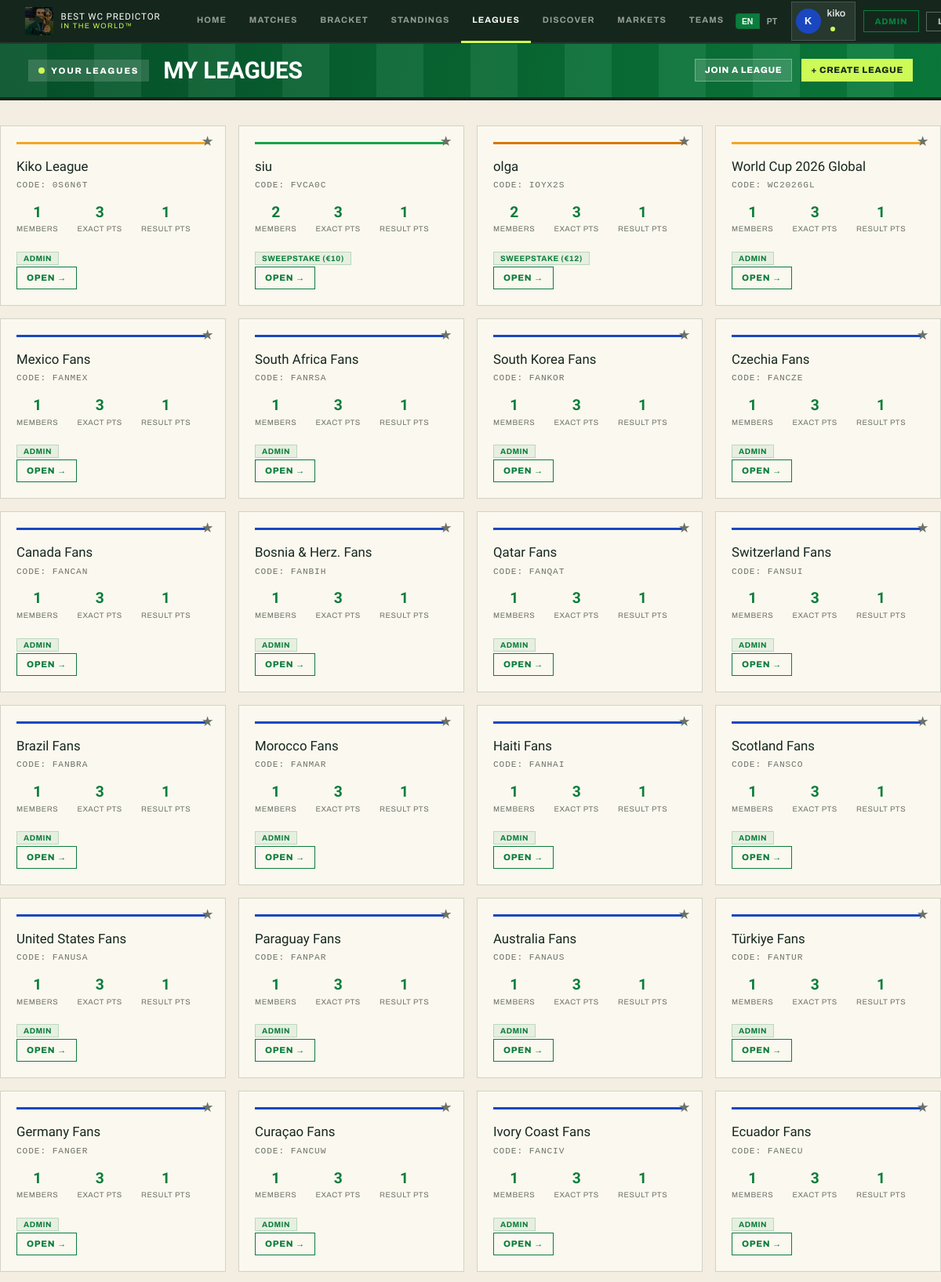
Page /leagues (signed in, upper part) on the committed database.
### app/models.py (models this page shows)
class User(Base):
    __tablename__ = "users"
    id = Column(Integer, primary_key=True, index=True)
    username = Column(String(50), unique=True, nullable=False, index=True)
    email = Column(String(100), unique=True, nullable=False, index=True)
    password_hash = Column(String(200), nullable=False)
    is_superadmin = Column(Boolean, default=False)
    display_name = Column(String(50), nullable=True)
    bio = Column(String(120), nullable=True)
    credits = Column(Float, default=10.0)
    avatar_color = Column(String(10), default="#1a47c0")
    avatar_icon = Column(String(6), default="★")
    avatar_img_url = Column(String(200), nullable=True)
    profile_bg = Column(String(100), nullable=True)     # CSS gradient/color for whole-app background
    profile_banner_url = Column(String(200), nullable=True)  # banner image on profile page
    favorite_team_id = Column(Integer, ForeignKey("teams.id"), nullable=True)
    created_at = Column(DateTime, default=datetime.utcnow)
    memberships = relationship("LeagueMember", back_populates="user", cascade="all, delete-orphan")
    predictions = relationship("Prediction", back_populates="user", cascade="all, delete-orphan")
    sweepstake_assignments = relationship("SweepstakeAssignment", back_populates="user")
    tournament_picks = relationship("TournamentPick", back_populates="user", cascade="all, delete-orphan")
    favorite_team = relationship("Team", foreign_keys=[favorite_team_id])

class League(Base):
    __tablename__ = "leagues"
    id = Column(Integer, primary_key=True, index=True)
    name = Column(String(100), nullable=False)
    invite_code = Column(String(8), unique=True, nullable=False, index=True)
    admin_id = Column(Integer, ForeignKey("users.id"), nullable=False)
    description = Column(String(200), nullable=True)
    accent_color = Column(String(10), default="#1a47c0")
    badge_emoji = Column(String(6), default="★")
    banner_url = Column(String(200), nullable=True)
    points_exact_score = Column(Integer, default=3)
    points_correct_result = Column(Integer, default=1)
    points_bracket_winner = Column(Integer, default=10)
    points_bracket_finalist = Column(Integer, default=5)
    points_bracket_semi = Column(Integer, default=2)
    points_bracket_quarter = Column(Integer, default=1)
    logo_url = Column(String(200), nullable=True)
    is_public = Column(Boolean, default=False)             # joinable without invite code
    category = Column(String(20), default="general")       # general / country / global
    sweepstake_enabled = Column(Boolean, default=False)
    sweepstake_buy_in = Column(Float, default=10.0)
    sweepstake_teams_per_person = Column(Integer, default=1)
    sweepstake_drawn = Column(Boolean, default=False)
    created_at = Column(DateTime, default=datetime.utcnow)
    admin = relationship("User", foreign_keys=[admin_id])
    members = relationship("LeagueMember", back_populates="league", cascade="all, delete-orphan")
    predictions = relationship("Prediction", back_populates="league", cascade="all, delete-orphan")
    sweepstake_assignments = relationship("SweepstakeAssignment", back_populates="league", cascade="all, delete-orphan")
    tournament_picks = relationship("TournamentPick", back_populates="league", cascade="all, delete-orphan")

### app/routers/leagues.py (the view)
@router.get("")
async def leagues_list(request: Request, db: Session = Depends(get_db)):
    user = auth.get_current_user(request, db)
    if not user:
        return RedirectResponse("/login", status_code=303)
    memberships = db.query(models.LeagueMember).filter(models.LeagueMember.user_id == user.id).all()
    fav_ids = {m.league_id for m in memberships if m.is_favourite}
    all_leagues = [m.league for m in memberships]
    fav_leagues = [l for l in all_leagues if l.id in fav_ids]
    other_leagues = [l for l in all_leagues if l.id not in fav_ids]
    return templates.TemplateResponse(
        "leagues/list.html", {
            "request": request, "user": user,
            "leagues": all_leagues,
            "fav_leagues": fav_leagues,
            "other_leagues": other_leagues,
            "fav_ids": fav_ids,
        }
    )

### app/templates/leagues/list.html (shortened to what this page needs)
{% extends "base.html" %}
{% block content %}
{% set _lang = request.cookies.get('lang', user.language if user and user.language else 'en') %}
<div class="pg-band">
  <span class="pg-live"><span class="dot"></span>Your leagues</span>
  <h1>{{ t('league.my_leagues', _lang) }}</h1>
  <div class="pg-band-pts">
    <div style="display:flex;gap:.75rem;z-index:1;position:relative">
      <a href="/leagues/join" class="btn btn-secondary btn-sm" style="background:rgba(255,255,255,.15);border-color:rgba(255,255,255,.3);color:#fff">{{ t('league.join', _lang) }}</a>
      <a href="/leagues/create" class="btn btn-sm" style="background:var(--pg-lime);color:var(--pg-ink)">+ {{ t('league.create', _lang) }}</a>
    </div>
  </div>
</div>
<div class="container page-content">
  {% macro league_card(league) %}
  <div class="league-card" style="position:relative">
    <button class="fav-btn" data-id="{{ league.id }}" data-fav="{{ '1' if league.id in fav_ids else '0' }}"
      style="position:absolute;top:.6rem;right:.6rem;background:none;border:none;cursor:pointer;
             font-size:1.1rem;line-height:1;color:{% if league.id in fav_ids %}var(--gold){% else %}var(--pg-muted){% endif %};
             padding:.15rem .3rem;z-index:2" title="Toggle favourite">&#9733;</button>
    <a href="/leagues/{{ league.id }}" style="text-decoration:none;display:block">
      {% if league.banner_url %}
      <div style="margin:-1.25rem -1.25rem .9rem;border-radius:var(--radius-lg) var(--radius-lg) 0 0;overflow:hidden;height:80px;position:relative">
        <img src="{{ league.banner_url }}" alt="{{ league.name }}" style="width:100%;height:100%;object-fit:cover;display:block">
        {% if league.logo_url %}
        <img src="{{ league.logo_url }}" style="position:absolute;bottom:-16px;left:1rem;width:36px;height:36px;border-radius:8px;object-fit:cover;border:2px solid var(--bg-1)" alt="">
        {% endif %}
      </div>
      {% else %}
      <div class="league-card-accent" style="background:{{ league.accent_color }}"></div>
      {% endif %}
      <div class="league-name" style="display:flex;align-items:center;gap:.5rem;padding-right:1.5rem">
        {{ league.name }}
      </div>
      <div class="league-code font-mono">CODE: {{ league.invite_code }}</div>
      <div class="league-stats mt-3">
        <div class="league-stat">
          <div class="league-stat-val">{{ league.members | length }}</div>
          <div class="league-stat-lbl">{{ t('league.stat_members', _lang) }}</div>
        </div>
        <div class="league-stat">
          <div class="league-stat-val">{{ league.points_exact_score }}</div>
          <div class="league-stat-lbl">{{ t('league.exact_pts_lbl', _lang) }}</div>
        </div>
        <div class="league-stat">
          <div class="league-stat-val">{{ league.points_correct_result }}</div>
          <div class="league-stat-lbl">{{ t('league.result_pts_lbl', _lang) }}</div>
        </div>
      </div>
      <div class="league-tags">
        {% if league.sweepstake_enabled %}
        <span class="tag tag-gold">Sweepstake (€{{ "%.0f"|format(league.sweepstake_buy_in) }})</span>
        {% endif %}
        {% if league.admin_id == user.id %}
        <span class="tag tag-green">Admin</span>
        {% endif %}
      </div>
      <span class="btn btn-outline btn-sm">{{ t('league.open', _lang) }}</span>
    </a>
  </div>
  {% endmacro %}
  {% if leagues %}
  {% if other_leagues %}
  <div class="league-grid">
    {% for league in other_leagues %}{{ league_card(league) }}{% endfor %}
  </div>
  {% endif %}
  {% endif %}
</div>
{% endblock %}

### app/templates/base.html (shortened to what this page needs)
<!DOCTYPE html>
<html lang="en">
<head>
  <link rel="stylesheet" href="/static/css/style.css">
</head>
<body>
{% set _lang = request.cookies.get('lang', user.language if user and user.language else 'en') %}
  <nav class="navbar">
    <a href="/" class="navbar-brand">
      <div class="brand-icon" style="overflow:hidden;padding:0;background:none;border:none;position:relative;cursor:pointer"
           id="logoBtn" title="Play / Pause">
        <img src="/static/img/logo.jpg" alt="Logo" style="width:36px;height:36px;object-fit:cover;display:block;">
        <div id="playIcon" style="position:absolute;inset:0;display:flex;align-items:center;justify-content:center;background:rgba(0,0,0,.45);font-size:.9rem;transition:opacity .15s">▶</div>
      </div>
      <div class="brand-text">
        <div class="brand-title">Best WC Predictor</div>
        <div class="brand-year">In The World™</div>
      </div>
    </a>
    <div class="nav-links">
      <a href="/" class="nav-link {% if request.url.path == '/' %}active{% endif %}">{{ t('nav.home', _lang) }}</a>
      <a href="/fixtures" class="nav-link {% if '/fixtures' in request.url.path %}active{% endif %}">{{ t('nav.matches', _lang) }}</a>
      <a href="/knockout" class="nav-link {% if '/knockout' in request.url.path %}active{% endif %}">{{ t('nav.bracket', _lang) }}</a>
      <a href="/standings" class="nav-link {% if '/standings' in request.url.path %}active{% endif %}">{{ t('nav.standings', _lang) }}</a>
      <a href="/leagues" class="nav-link {% if '/leagues' in request.url.path and '/leagues/' not in request.url.path and '/discover' not in request.url.path %}active{% endif %}">{{ t('nav.leagues', _lang) }}</a>
      <a href="/leagues/discover" class="nav-link {% if '/discover' in request.url.path %}active{% endif %}">{{ t('nav.discover', _lang) }}</a>
      <a href="/markets" class="nav-link {% if '/markets' in request.url.path %}active{% endif %}">{{ t('nav.markets', _lang) }}</a>
      <a href="/teams" class="nav-link {% if '/teams' in request.url.path %}active{% endif %}">{{ t('nav.teams', _lang) }}</a>
    </div>
    <div class="nav-right">
      <form action="/set-language" method="post" style="margin:0;display:flex;gap:2px">
        <button type="submit" name="lang" value="en"
                style="background:{% if _lang == 'en' %}var(--primary){% else %}transparent{% endif %};
                       border:1px solid var(--border);border-radius:4px 0 0 4px;
                       color:{% if _lang == 'en' %}#fff{% else %}var(--text-3){% endif %};
                       padding:.2rem .45rem;font-size:.65rem;font-weight:700;cursor:pointer">EN</button>
        <button type="submit" name="lang" value="pt"
                style="background:{% if _lang == 'pt' %}var(--primary){% else %}transparent{% endif %};
                       border:1px solid var(--border);border-left:none;border-radius:0 4px 4px 0;
                       color:{% if _lang == 'pt' %}#fff{% else %}var(--text-3){% endif %};
                       padding:.2rem .45rem;font-size:.65rem;font-weight:700;cursor:pointer">PT</button>
      </form>
      {% if user %}
        <a href="/profile/{{ user.username }}" class="avatar-chip" style="text-decoration:none">
          {{ avatar_html(user, "sm") | safe }}
          <span style="font-size:.78rem;font-weight:600;color:var(--text-1)">
            {{ user.display_name or user.username }}
            {% if user.is_superadmin %}<span class="superadmin-dot"></span>{% endif %}
          </span>
        </a>
        {% if user.is_superadmin %}
        <a href="/admin" class="btn-nav btn-nav-outline" style="color:var(--gold);border-color:var(--gold)">Admin</a>
        {% endif %}
        <form action="/logout" method="post" style="margin:0">
          <button type="submit" class="btn-nav btn-nav-outline">{{ t('nav.logout', _lang) }}</button>
        </form>
      {% else %}
        <a href="/login" class="btn-nav btn-nav-outline">{{ t('nav.login', _lang) }}</a>
        <a href="/register" class="btn-nav btn-nav-primary">{{ t('nav.signup', _lang) }}</a>
      {% endif %}
    </div>
  </nav>
  <main>{% block content %}{% endblock %}</main>
</body>
</html>

### rows in the picture
User: avatar_color+display_name+username "K", display_name+username "kiko"
League: name "Kiko League", invite_code "0S6N6T", members|length "1", t "MEMBERS", points_exact_score "3", t "EXACT PTS", points_correct_result "1", t "RESULT PTS", shows "ADMIN", t "OPEN →"
League: name "siu", invite_code "FVCA0C", members|length "2", t "MEMBERS", points_exact_score "3", t "EXACT PTS", points_correct_result "1", t "RESULT PTS", sweepstake_buy_in "10", t "OPEN →"
League: name "olga", invite_code "IOYX2S", members|length "2", t "MEMBERS", points_exact_score "3", t "EXACT PTS", points_correct_result "1", t "RESULT PTS", sweepstake_buy_in "12", t "OPEN →"
League: name "World Cup 2026 Global", invite_code "WC2026GL", members|length "1", t "MEMBERS", points_exact_score "3", t "EXACT PTS", points_correct_result "1", t "RESULT PTS", shows "ADMIN", t "OPEN →"
League: name "Mexico Fans", invite_code "FANMEX", members|length "1", t "MEMBERS", points_exact_score "3", t "EXACT PTS", points_correct_result "1", t "RESULT PTS", shows "ADMIN", t "OPEN →"
League: name "South Africa Fans", invite_code "FANRSA", members|length "1", t "MEMBERS", points_exact_score "3", t "EXACT PTS", points_correct_result "1", t "RESULT PTS", shows "ADMIN", t "OPEN →"
League: name "South Korea Fans", invite_code "FANKOR", members|length "1", t "MEMBERS", points_exact_score "3", t "EXACT PTS", points_correct_result "1", t "RESULT PTS", shows "ADMIN", t "OPEN →"
League: name "Czechia Fans", invite_code "FANCZE", members|length "1", t "MEMBERS", points_exact_score "3", t "EXACT PTS", points_correct_result "1", t "RESULT PTS", shows "ADMIN", t "OPEN →"
League: name "Canada Fans", invite_code "FANCAN", members|length "1", t "MEMBERS", points_exact_score "3", t "EXACT PTS", points_correct_result "1", t "RESULT PTS", shows "ADMIN", t "OPEN →"
League: name "Bosnia & Herz. Fans", invite_code "FANBIH", members|length "1", t "MEMBERS", points_exact_score "3", t "EXACT PTS", points_correct_result "1", t "RESULT PTS", shows "ADMIN", t "OPEN →"
League: name "Qatar Fans", invite_code "FANQAT", members|length "1", t "MEMBERS", points_exact_score "3", t "EXACT PTS", points_correct_result "1", t "RESULT PTS", shows "ADMIN", t "OPEN →"
League: name "Switzerland Fans", invite_code "FANSUI", members|length "1", t "MEMBERS", points_exact_score "3", t "EXACT PTS", points_correct_result "1", t "RESULT PTS", shows "ADMIN", t "OPEN →"
League: name "Brazil Fans", invite_code "FANBRA", members|length "1", t "MEMBERS", points_exact_score "3", t "EXACT PTS", points_correct_result "1", t "RESULT PTS", shows "ADMIN", t "OPEN →"
League: name "Morocco Fans", invite_code "FANMAR", members|length "1", t "MEMBERS", points_exact_score "3", t "EXACT PTS", points_correct_result "1", t "RESULT PTS", shows "ADMIN", t "OPEN →"
League: name "Haiti Fans", invite_code "FANHAI", members|length "1", t "MEMBERS", points_exact_score "3", t "EXACT PTS", points_correct_result "1", t "RESULT PTS", shows "ADMIN", t "OPEN →"
League: name "Scotland Fans", invite_code "FANSCO", members|length "1", t "MEMBERS", points_exact_score "3", t "EXACT PTS", points_correct_result "1", t "RESULT PTS", shows "ADMIN", t "OPEN →"
League: name "United States Fans", invite_code "FANUSA", members|length "1", t "MEMBERS", points_exact_score "3", t "EXACT PTS", points_correct_result "1", t "RESULT PTS", shows "ADMIN", t "OPEN →"
League: name "Paraguay Fans", invite_code "FANPAR", members|length "1", t "MEMBERS", points_exact_score "3", t "EXACT PTS", points_correct_result "1", t "RESULT PTS", shows "ADMIN", t "OPEN →"
League: name "Australia Fans", invite_code "FANAUS", members|length "1", t "MEMBERS", points_exact_score "3", t "EXACT PTS", points_correct_result "1", t "RESULT PTS", shows "ADMIN", t "OPEN →"
League: name "Türkiye Fans", invite_code "FANTUR", members|length "1", t "MEMBERS", points_exact_score "3", t "EXACT PTS", points_correct_result "1", t "RESULT PTS", shows "ADMIN", t "OPEN →"
League: name "Germany Fans", invite_code "FANGER", members|length "1", t "MEMBERS", points_exact_score "3", t "EXACT PTS", points_correct_result "1", t "RESULT PTS", shows "ADMIN", t "OPEN →"
League: name "Curaçao Fans", invite_code "FANCUW", members|length "1", t "MEMBERS", points_exact_score "3", t "EXACT PTS", points_correct_result "1", t "RESULT PTS", shows "ADMIN", t "OPEN →"
League: name "Ivory Coast Fans", invite_code "FANCIV", members|length "1", t "MEMBERS", points_exact_score "3", t "EXACT PTS", points_correct_result "1", t "RESULT PTS", shows "ADMIN", t "OPEN →"
League: name "Ecuador Fans", invite_code "FANECU", members|length "1", t "MEMBERS", points_exact_score "3", t "EXACT PTS", points_correct_result "1", t "RESULT PTS", shows "ADMIN", t "OPEN →"

### other values in the picture
{{ t('nav.home', _lang) }} "HOME"
{{ t('nav.matches', _lang) }} "MATCHES"
{{ t('nav.bracket', _lang) }} "BRACKET"
{{ t('nav.standings', _lang) }} "STANDINGS"
{{ t('nav.leagues', _lang) }} "LEAGUES"
{{ t('nav.discover', _lang) }} "DISCOVER"
{{ t('nav.markets', _lang) }} "MARKETS"
{{ t('nav.teams', _lang) }} "TEAMS"
{{ t('league.my_leagues', _lang) }} "MY LEAGUES"
{{ t('league.join', _lang) }} "JOIN A LEAGUE"
{{ t('league.create', _lang) }} "CREATE LEAGUE"
